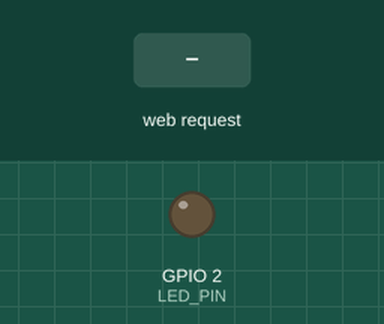
The program below on a simulated ESP32. Parts: output pins drawn as LEDs (lit = HIGH). The inputs (shaded band) are chosen by the test bench. WiFi joins after 1.5 s; servers stay silent unless stated; what the program prints to the serial monitor is not drawn.

Above: at 2.7 s.
2.8 s: HTTP request GET /LED=ON received
At 3.4 s:
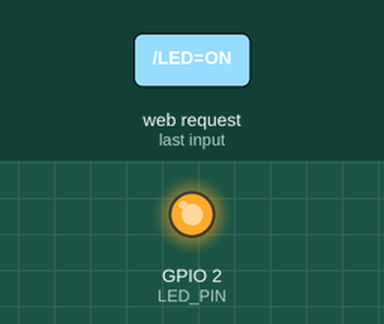
4.3 s: HTTP request GET /LED=OFF received
At 5.7 s:
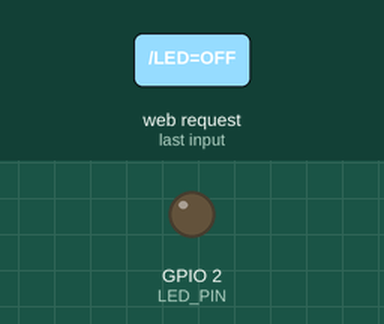
Timing chart, 0 to 7.3 s (numbered marks = the images above; inputs shaded):
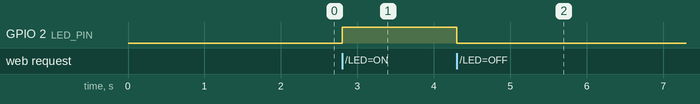

The program:

main.cpp
```cpp
#include <WiFi.h>
const char* ssid = "Zohaib";
const char* password = "pakistan123";

// ---- Static IP Settings ----
IPAddress local_IP(192,168,200,3);   // ESP32 Static IP
IPAddress gateway(192,168,200,1);      // Router Gateway
IPAddress subnet(255, 255, 255, 0);    // Subnet Mask
IPAddress primaryDNS(8, 8, 8, 8);      // Optional
IPAddress secondaryDNS(8, 8, 4, 4);    // Optional

WiFiServer server(80);
const int LED_PIN = 2;    // Built-in LED

void setup() {
  Serial.begin(115200);
  pinMode(LED_PIN, OUTPUT);
  digitalWrite(LED_PIN, LOW);  // LED off at start

  // Set Static IP
  if (!WiFi.config(local_IP, gateway, subnet, primaryDNS, secondaryDNS)) {
    Serial.println("Static IP Failed!");
  }

  // Connect WiFi
  Serial.print("Connecting to ");
  Serial.println(ssid);
  WiFi.begin(ssid, password);

  while (WiFi.status() != WL_CONNECTED) {
    delay(500);
    Serial.print(".");
  }
  Serial.println("\nWiFi connected!");

  Serial.print("ESP32 IP Address: ");
  Serial.println(WiFi.localIP());

  server.begin();
}

void loop() {
  WiFiClient client = server.available();
  if (!client) return;  // No client, exit

  Serial.println("New Client connected");
  String request = client.readStringUntil('\r');
  Serial.println(request);

  // ----- LED CONTROL -----
  if (request.indexOf("/LED=ON") != -1) {
    digitalWrite(LED_PIN, HIGH);
  }
  if (request.indexOf("/LED=OFF") != -1) {
    digitalWrite(LED_PIN, LOW);
  }

  // ----- RESPONSE PAGE -----
  String htmlPage =
    "<!DOCTYPE html><html>"
    "<h1>ESP32 LED Control</h1>"
    "<p><a href=\"/LED=ON\"><button>LED ON</button></a></p>"
    "<p><a href=\"/LED=OFF\"><button>LED OFF</button></a></p>"
    "</html>";

  client.println("HTTP/1.1 200 OK");
  client.println("Content-Type: text/html");
  client.println("Connection: close");
  client.println();
  client.println(htmlPage);

  delay(1);
  client.stop();
  Serial.println("Client disconnected");
}
```

Measured:
- after the input at 2.8 s, GPIO 2 (LED_PIN): LOW → HIGH at once
- after the input at 4.3 s, GPIO 2 (LED_PIN): HIGH → LOW at once
